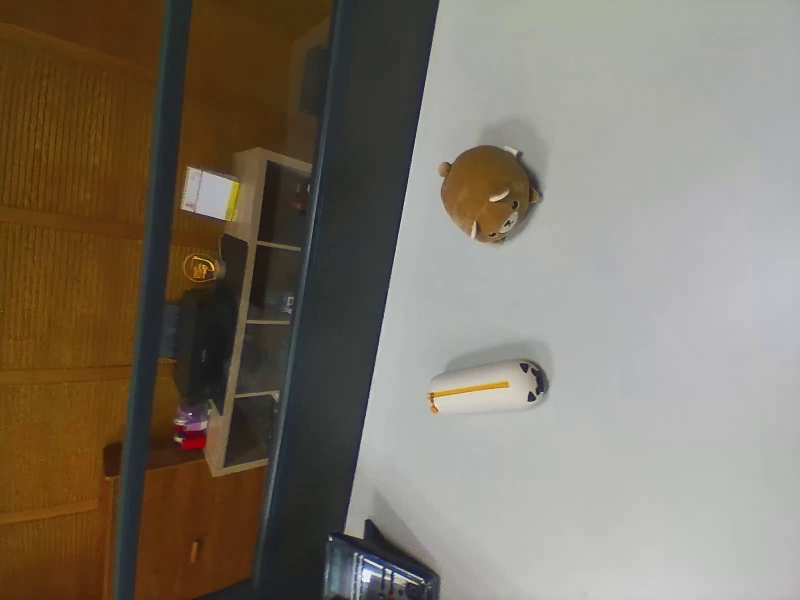
#> input picture PerspectiveTransform/feat_match/far.png, 800 x 600 px, given in place of , which was not available
$ python play2.py
#> lines starting #> are read from the running program, lines starting #| are printed output that depends on the picture; long printed decimals are rounded; pictures that were not available may be replaced by others from this repository, and a replacement may not be noted
import numpy as np
import cv2
from argparse import ArgumentParser
import os

# [6 lines of commented-out code are left out]
def get_parser():
    parser = ArgumentParser(description='my description')
    parser.add_argument('--input1', type=str, default="", help='image or dir of images waiting for crop')
    parser.add_argument('--input2', type=str, default="", help='image or dir of images waiting for crop')
    parser.add_argument('--output', type=str, default="", help='where should the output image or images be store')
    # parser.add_argument('--width', type=int, default=0, help="crop width, crop center")
    # parser.add_argument('--height', type=int, default=0, help="crop height, crop center")
    return parser

parser = get_parser()
args = parser.parse_args()
# if len(args.input1.shape) > 2:
img1 = cv2.imread(args.input1,cv2.IMREAD_GRAYSCALE) # queryImage
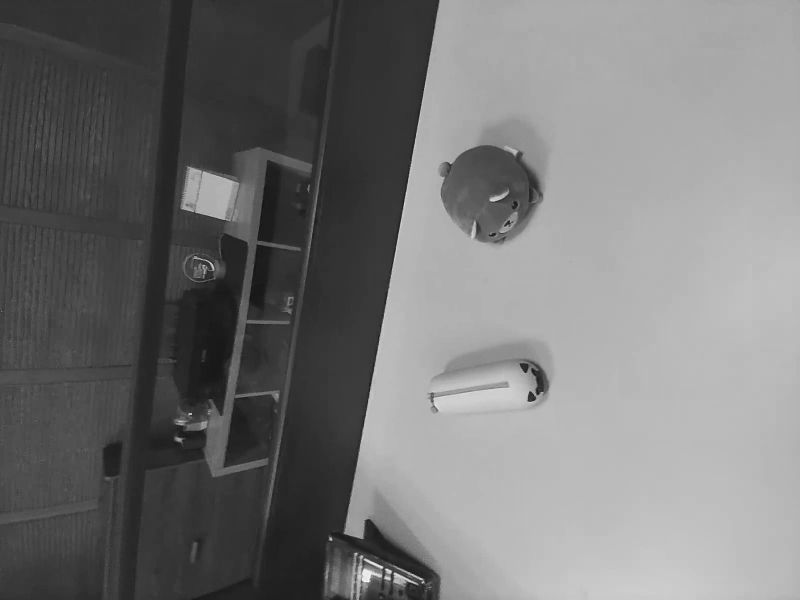
#> img1: shape (600, 800); min 14, max 249, mean 117.5
img2 = cv2.imread(args.input2,cv2.IMREAD_GRAYSCALE) # trainImage
img1 = cv2.resize(img1, (img1.shape[1]*2, img1.shape[0]*2))
#> img1: shape (1200, 1600)
img2 = cv2.resize(img2, (img2.shape[1]*2, img2.shape[0]*2))
# [32 lines of commented-out code are left out]
sift = cv2.SIFT_create()
# find the keypoints with SIFT
kp = sift.detect(img1,None)
#> kp = 442 keypoints; strongest (x, y, size): (421, 389, 70.8), (661, 1078, 4.7), (777, 1142, 6.6), (762, 1134, 4.7)
# compute the descriptors with SIFT
kp, des = sift.compute(img1, kp)
# draw only keypoints location,not size and orientation
imgResult = cv2.drawKeypoints(img1, kp, None, color=(0,255,0), flags=0)
cv2.imshow("img", imgResult)
cv2.waitKey(0)
# plt.title('SIFT Algorithm for image 1')
# plt.imshow(imgResult)
# plt.show()

# Initiate SIFT detector
sift = cv2.SIFT_create()
# find the keypoints with SIFT
kp = sift.detect(img2,None)
# compute the descriptors with SIFT
kp, des = sift.compute(img2, kp)
# draw only keypoints location,not size and orientation
imgResult = cv2.drawKeypoints(img2, kp, None, color=(0,255,0), flags=0)
cv2.imshow("img2", imgResult)
cv2.waitKey(0)
#############################################

# find the keypoints and descriptors with SIFT
kp1, des1 = sift.detectAndCompute(img1,None)
#> kp1 has the same summary as kp
kp2, des2 = sift.detectAndCompute(img2,None)
#> kp2 has the same summary as kp

########## Brute Force ##########
# BFMatcher with default params
bf = cv2.BFMatcher()
matches = bf.knnMatch(des1,des2,k=2)
#> matches = 442 matches
# Apply ratio test
good = []
for m,n in matches:
    if m.distance < 0.75*n.distance:
        good.append([m])
#> after the loop, good = 442 matches
# cv2.drawMatchesKnn expects list of lists as matches.
img3 = cv2.drawMatchesKnn(img1,kp1,img2,kp2,good,None,flags=cv2.DrawMatchesFlags_NOT_DRAW_SINGLE_POINTS)
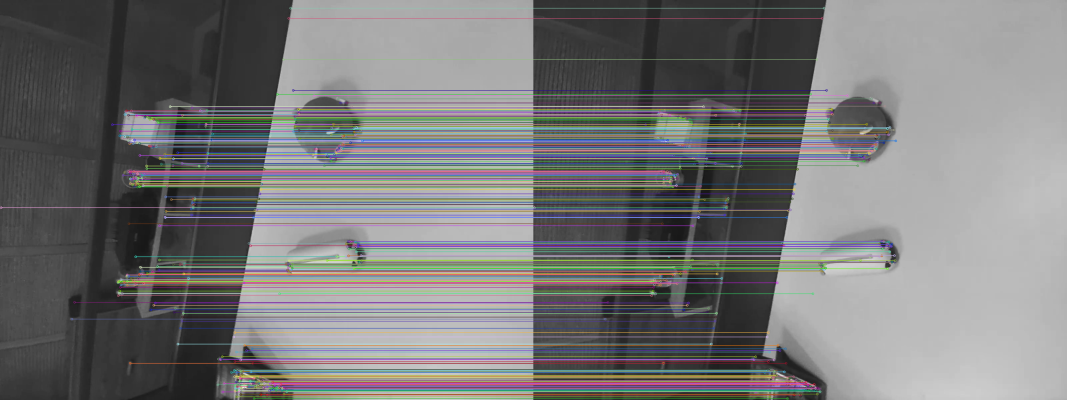
#> img3: shape (1200, 3200, 3) (shown at 1/3 size); mean of channels 0, 1, 2 119.7, 119.2, 119.5; drawn as B, G, R
cv2.imshow("img3",img3)
cv2.waitKey(0)
cv2.imwrite("play_result/bf_result.png", img3)
###################################

########## FLANN ##########
# FLANN parameters
FLANN_INDEX_KDTREE = 1
index_params = dict(algorithm = FLANN_INDEX_KDTREE, trees = 5)
search_params = dict(checks=50)   # or pass empty dictionary
flann = cv2.FlannBasedMatcher(index_params,search_params)
matches = flann.knnMatch(des1,des2,k=2)
print(len(matches))
#| 442
# Need to draw only good matches, so create a mask
matchesMask = [[0,0] for i in range(len(matches))]
#> matchesMask = 442 pairs, first value 0 to 0, second value 0 to 0
# ratio test as per Lowe's paper
for i,(m,n) in enumerate(matches):
    # print(f"m,n: {m.distance},{n.distance}")
    if m.distance < 0.8*n.distance:
        matchesMask[i]=[1,0]
#> after the loop, matchesMask = 442 pairs, first value 1 to 1, second value 0 to 0
draw_params = dict(matchColor = (0,255,0),
                   singlePointColor = (255,0,0),
                   matchesMask = matchesMask,
                   flags = cv2.DrawMatchesFlags_DEFAULT)
#> draw_params = 4 items
img3 = cv2.drawMatchesKnn(img1,kp1,img2,kp2,matches,None,**draw_params)
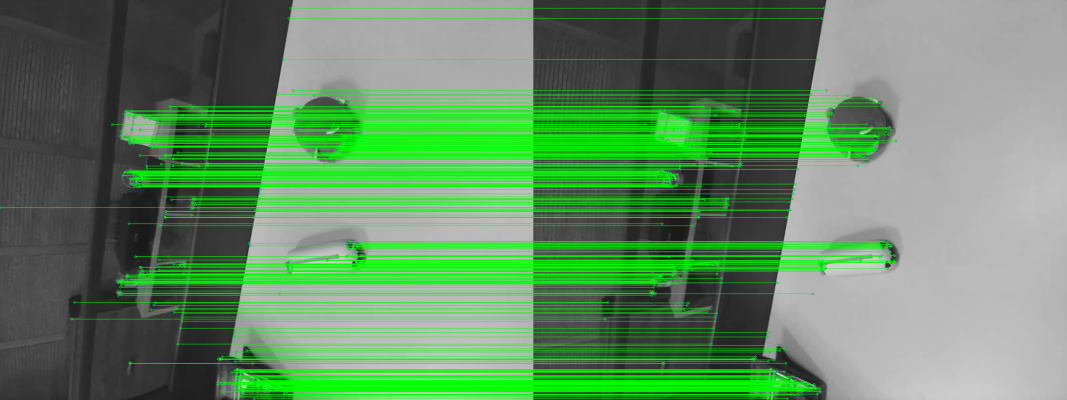
#> img3: shape (1200, 3200, 3) (shown at 1/3 size); mean of channels 0, 1, 2 98.4, 139.8, 98.2; drawn as B, G, R
cv2.imshow("img3",img3)
cv2.waitKey(0)
cv2.imwrite("play_result/flann_result.png", img3)
############################

MIN_MATCH_COUNT = 10
# store all the good matches as per Lowe's ratio test.
good = []
for m,n in matches:
    if m.distance < 0.7*n.distance:
        good.append(m)

print(img1.shape)
#| (1200, 1600)

import timeit

start = timeit.default_timer()

if len(good)>MIN_MATCH_COUNT:
    src_pts = np.float32([ kp1[m.queryIdx].pt for m in good ]).reshape(-1,1,2)
#> src_pts = 442 rows, first 8: [3.07, 622.6], [215.1, 956.7], [223.2, 906.5], [336.6, 373.7], [353.6, 847.6], [354.3, 886.4], [355.1, 844.8], [357.6, 879]
    dst_pts = np.float32([ kp2[m.trainIdx].pt for m in good ]).reshape(-1,1,2)
#> dst_pts has the same summary as src_pts
    M, mask = cv2.findHomography(src_pts, dst_pts, cv2.RANSAC,5.0)
#> M = [[1, -7.73e-16, -1.88e-12], [3.13e-15, 1, -2.33e-12], [5.28e-18, -4.4e-19, 1]]; mask = 442 values from 1 to 1
    matchesMask = mask.ravel().tolist()
#> matchesMask = 442 values from 1 to 1
    h,w = img1.shape
#> h = 1200; w = 1600
    pts = np.float32([ [0,0],[0,h-1],[h-1,w-1],[w-1,0] ]).reshape(-1,1,2)
    dst = cv2.perspectiveTransform(pts,M)
#> dst = [[-1.88e-12, -2.33e-12], [-2.81e-12, 1199], [1199, 1599], [1599, 2.67e-12]]
    img2 = cv2.polylines(img2,[np.int32(dst)],True,255,3, cv2.LINE_AA)
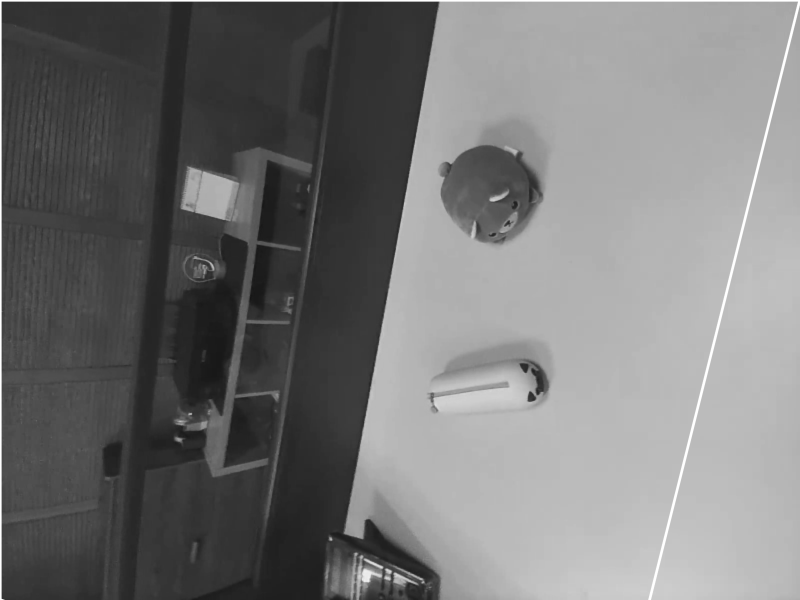
#> img2: shape (1200, 1600) (shown at 1/2 size); min 17, max 255, mean 118.5
else:
    print( "Not enough matches are found - {}/{}".format(len(good), MIN_MATCH_COUNT) )
    matchesMask = None

draw_params = dict(matchColor = (0,255,0), # draw matches in green color
                   singlePointColor = None,
                   matchesMask = matchesMask, # draw only inliers
                   flags = 2)
img4 = cv2.drawMatches(img1,kp1,img2,kp2,good,None,**draw_params)
cv2.imshow("img4",img4)
cv2.waitKey(0)
cv2.imwrite(args.output, img4)

stop = timeit.default_timer()
waktu = stop - start
print('Time: ', stop - start)

avg = sum(matchesMask)/len(matchesMask)
#> avg = 1
round(avg)
persentase = round(avg)*100
#> persentase = 100

from tabulate import tabulate
table = [['Methods','Keypoint1-upper', 'Keypoint2-lower', 'Matches', "AVG Matches Rate","Time(sec)"], ["SIFT",len(kp1), len(kp2), len(matchesMask), persentase, waktu]]
#> table = [['Methods', 'Keypoint1-upper', 'Keypoint2-lower', 'Matches', 'AVG Matches Rate', 'Time(sec)'], ['SIFT', 442, 442, 442, 100, 0.228]]
print(tabulate(table, headers='firstrow'))
#| Methods      Keypoint1-upper    Keypoint2-lower    Matches    AVG Matches Rate    Time(sec)
#| ---------  -----------------  -----------------  ---------  ------------------  -----------
#| SIFT                     442                442        442                 100     0.228

$ run again, on PerspectiveTransform/feat_match/close.png
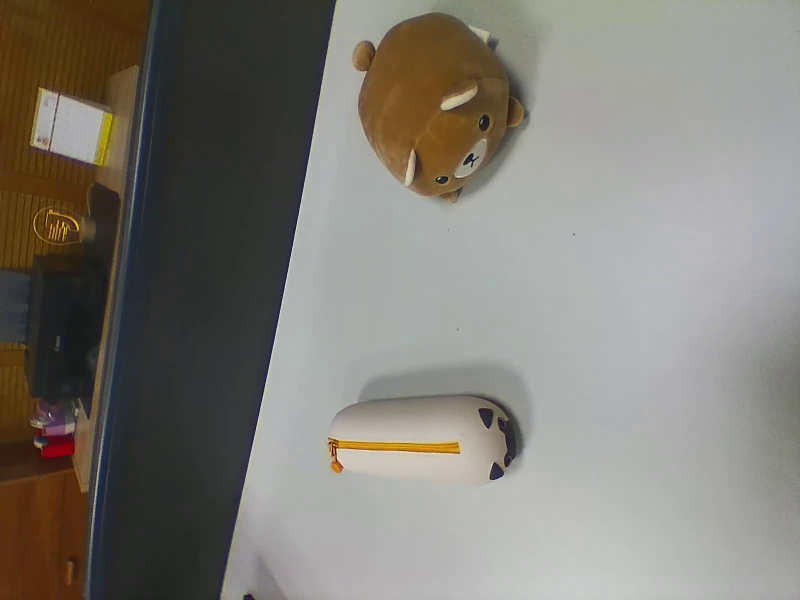
#> input picture PerspectiveTransform/feat_match/close.png, 800 x 600 px, given in place of , which was not available
#> kp = 461 keypoints; strongest (x, y, size): (993, 945, 18.6), (148, 257, 95.7), (99, 830, 3.2), (878, 358, 2.9)
#> kp1 has the same summary as kp
#> kp2 has the same summary as kp
#> matches = 461 matches
#| 461
#> `matchesMask = [[0,0] for i in range(len(matches))]`: matchesMask = 461 pairs, first value 0 to 0, second value 0 to 0
#> after the loop `for i,(m,n) in enumerate(matches):`: matchesMask = 461 pairs, first value 1 to 1, second value 0 to 0
#> draw_params = 4 items
#> `img3 = cv2.drawMatchesKnn(img1,kp1,img2,kp2,matches,None,**draw_params)`:
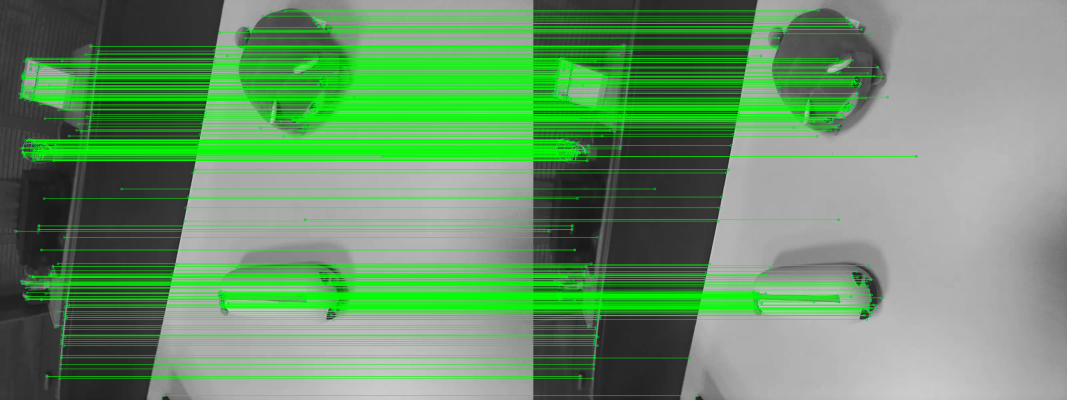
#> img3: shape (1200, 3200, 3) (shown at 1/3 size); mean of channels 0, 1, 2 103.5, 148.5, 103.3; drawn as B, G, R
#| (1200, 1600)
#> src_pts = 461 rows, first 8: [46.6, 693.1], [58.44, 280.2], [60.2, 293.5], [62.02, 444.9], [62.2, 283], [63.75, 289.9], [63.83, 843], [64.99, 267.5]
#> dst_pts has the same summary as src_pts
#> M = [[1, 4.07e-16, -2.19e-13], [4.41e-16, 1, -6.57e-13], [7.4e-19, 8.72e-19, 1]]; mask = 461 values from 1 to 1
#> dst = [[-2.19e-13, -6.57e-13], [2.69e-13, 1199], [1199, 1599], [1599, 4.79e-14]]
#> `img2 = cv2.polylines(img2,[np.int32(dst)],True,255,3, cv2.LINE_AA)`:
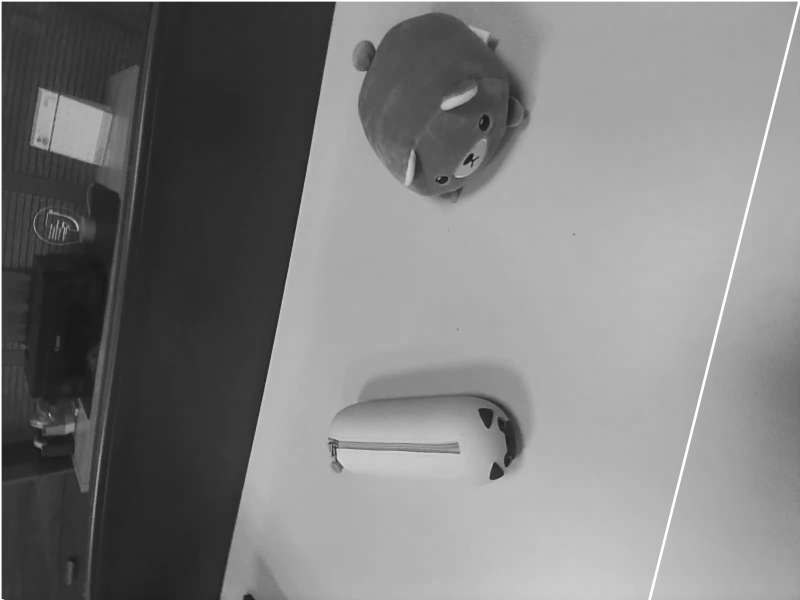
#> img2: shape (1200, 1600) (shown at 1/2 size); min 19, max 255, mean 125.8
#> avg = 1
#> persentase = 100
#> table = [['Methods', 'Keypoint1-upper', 'Keypoint2-lower', 'Matches', 'AVG Matches Rate', 'Time(sec)'], ['SIFT', 461, 461, 461, 100, 0.227]]
#| Methods      Keypoint1-upper    Keypoint2-lower    Matches    AVG Matches Rate    Time(sec)
#| ---------  -----------------  -----------------  ---------  ------------------  -----------
#| SIFT                     461                461        461                 100     0.2273
